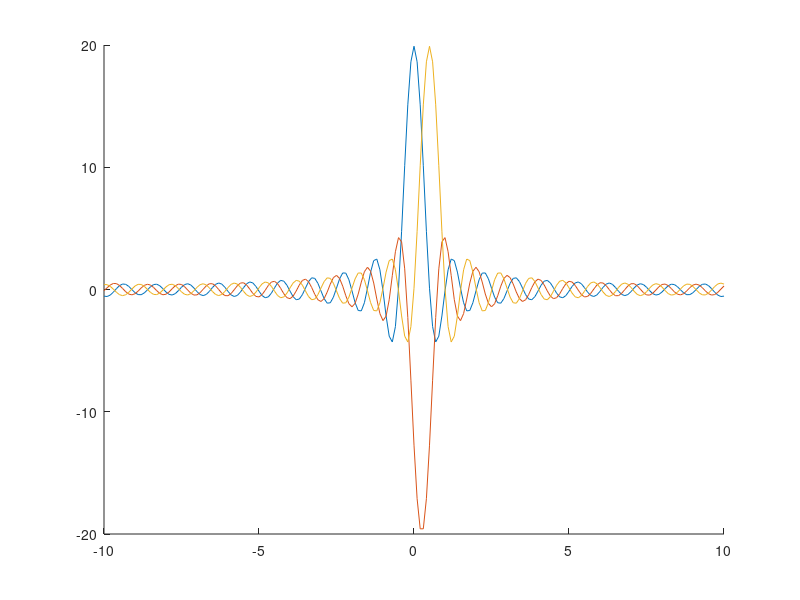

Here is the MATLAB script that generated this plot:
clear all 
B=1;
Ts=1/2; %%%for (a) Ts=1; for (b) Ts=1/4; for (c) Ts=1/2 optimal
fs=10;
ts=1/fs;
t=-10:ts:10;
xt= 2*sinc(2*t);
ht=2*sinc(2*t);
yt=conv(xt,ht,'same');
figure(1)
hold all
plot(t, yt)

fs=10;
ts=1/fs;
t=-10:ts:10;
xt= -2*sinc(2*t-Ts);
ht=2*sinc(2*B*t);
yt=conv(xt,ht,'same');
figure(1)
hold all
plot(t, yt)


fs=10;
ts=1/fs;
t=-10:ts:10;
xt= 2*sinc(2*t-2*Ts);
ht=2*sinc(2*t);
yt=conv(xt,ht,'same');
figure(1)
hold all
plot(t, yt)